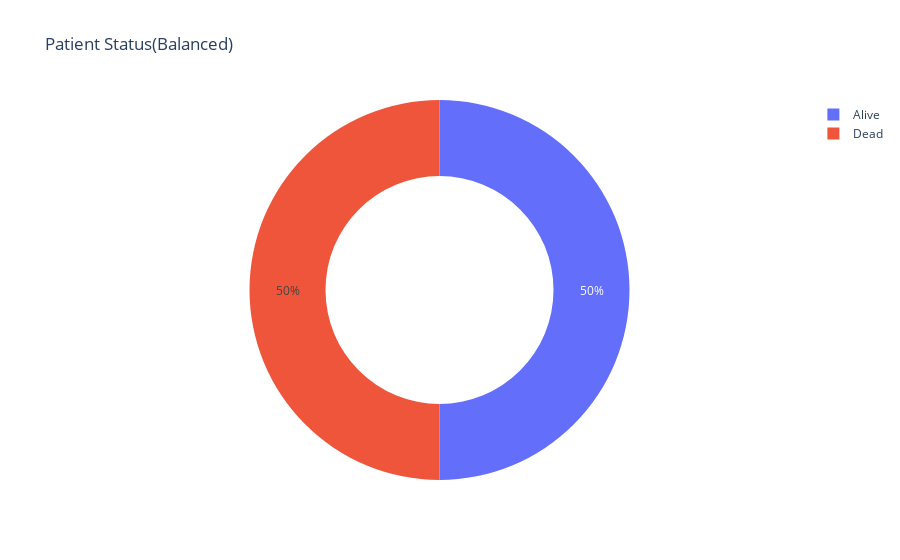

The cell this chart's notebook holds for it:
### Code cell
status = data['Patient_Status'].value_counts()
figure = px.pie(values= status.values,names= status.index,hole= 0.6
                ,title= 'Patient Status(Balanced)')
figure.show()

### Figure 1 — Plotly figure (JSON) as saved in the notebook; plotly's stock layout.template omitted (floating-point values rounded to 4 significant figures)
{"data": [{"domain": {"x": [0, 1], "y": [0, 1]}, "hole": 0.6, "hovertemplate": "label=%{label}<br>value=%{value}<extra></extra>", "labels": ["Alive", "Dead"], "legendgroup": "", "name": "", "showlegend": true, "type": "pie", "values": [255, 255]}], "layout": {"legend": {"tracegroupgap": 0}, "title": {"text": "Patient Status(Balanced)"}}}
